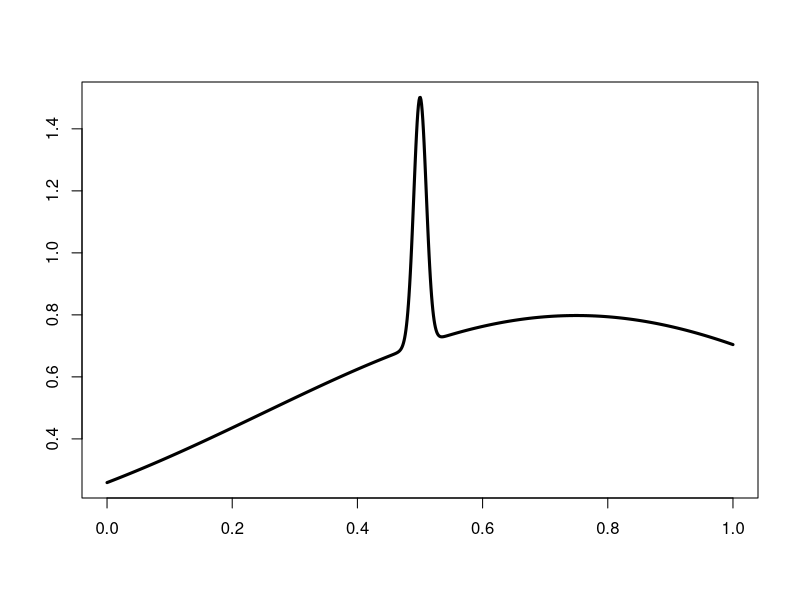

Generate this figure with R:
postscript("inhomogeneous.function.eps",horizontal=F,onefile=F,print.it=F)
x <- seq(0,1,length=1000)
#f <- 1 + x + x^2 + dnorm(x,.5,.01)/50
f <- dnorm(x,.75,.5) + dnorm(x,.5,.01)/50;
plot(x,f,type="l",lwd=3,xlab="",ylab="")
dev.off()
